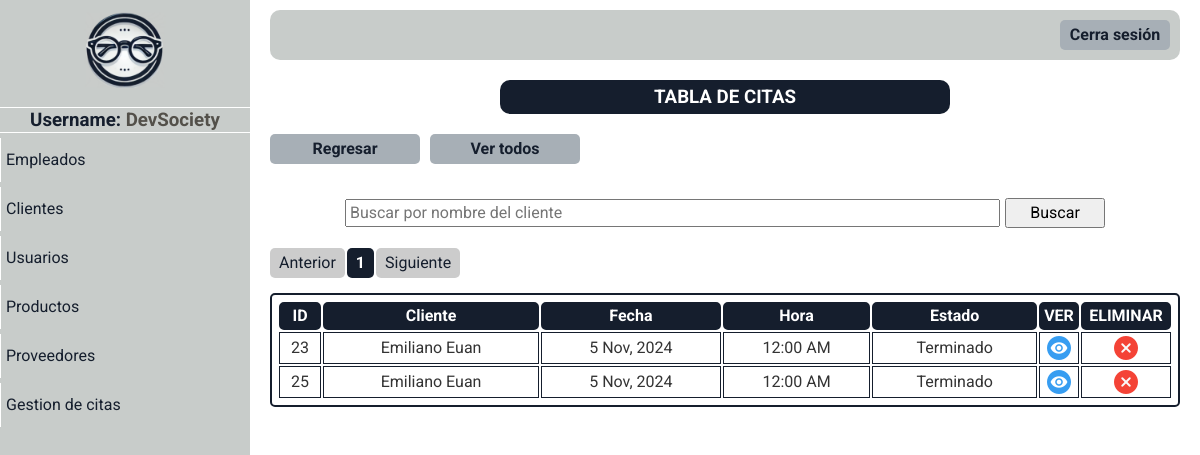
/paginas/mostrar_h.php (signed in), run on the app's committed database.
### tables this page shows
CREATE TABLE `empleados` (
  `id_empleado` int(10) NOT NULL,
  `nombres` varchar(100) DEFAULT NULL,
  `apellidos` varchar(100) DEFAULT NULL,
  `correo` varchar(100) DEFAULT NULL,
  `telefono` varchar(15) DEFAULT NULL,
  `direccion` varchar(255) DEFAULT NULL,
  `rol` varchar(50) DEFAULT NULL,
  `fecha_contratacion` date DEFAULT NULL,
  `usuario` varchar(50) DEFAULT NULL,
  `contrasena` varchar(255) DEFAULT NULL,
  `libre` varchar(100) DEFAULT NULL
);

CREATE TABLE `citas` (
  `id_cita` int(11) NOT NULL,
  `id_cliente` int(11) NOT NULL,
  `id_empleado` int(11) DEFAULT NULL,
  `fecha_cita` date DEFAULT NULL,
  `hora` time DEFAULT NULL,
  `motivo` text DEFAULT NULL,
  `estado` varchar(11) DEFAULT NULL
);

CREATE TABLE `clientes` (
  `id_cliente` int(5) NOT NULL,
  `nombres` varchar(100) DEFAULT NULL,
  `apellidos` varchar(100) DEFAULT NULL,
  `correo` varchar(100) DEFAULT NULL,
  `telefono` varchar(15) DEFAULT NULL,
  `direccion` varchar(255) DEFAULT NULL,
  `preescripcion` text DEFAULT NULL,
  `contrasena` varchar(255) DEFAULT NULL,
  `verificado` varchar(10) DEFAULT NULL,
  `rol` varchar(50) DEFAULT NULL,
  `libre` int(11) DEFAULT NULL,
  `libre2` int(11) DEFAULT NULL
);

### paginas/mostrar_h.php (the view, shortened to what this page needs)
<!DOCTYPE html>
<html lang="en">
<head>
</head>
<body>
    <?php include "menu_panel.php";
    require "../php/conexion.php";
    $datos = "SELECT ci.id_cita, cl.nombres, cl.apellidos, ci.fecha_cita, ci.hora, ci.estado FROM citas ci INNER JOIN clientes cl on ci.id_cliente = cl.id_cliente WHERE (ci.estado = 'Cancelado' OR ci.estado = 'Terminado')";
    $nombre = isset($_GET['busca_nombre']) ? $_GET['busca_nombre'] : "";
    $resultado = mysqli_query($conectar, $datos);
    $total_filas = $resultado->num_rows;
    $limite = 5;
    $paginas = ceil($total_filas / $limite);
    $pagina = (isset($_GET['pagina'])) ? $_GET['pagina'] : 1;
    $inicio = ($pagina - 1) * $limite;
    $paginacion = " LIMIT $inicio, $limite";
    $datos .= $paginacion;
    $resultado = mysqli_query($conectar, $datos);
    $concatparams = ($nombre != "") ? "&busca_nombre=" . $nombre : "";
    ?>
    <div class="usuarios-content main-content">
        <div class="titulo">
            <h3>TABLA DE CITAS</h3>
        </div>
        <div class="opciones-btn">
            <div class="btn-nuevo-cliente btn">
                <a href="./mostrar_citas.php">Regresar</a>
            </div>
            <div class="btn-nuevo-cliente btn">
                <a href="./mostrar_historial_citas.php">Ver todos</a>
            </div>
        </div><br>
        <div class="buscador-titulo">
            <form action="./mostrar_historial_citas.php">
                <input type="text" name="busca_nombre" value="<?php echo $nombre ?>" placeholder="Buscar por nombre del cliente">
                <button class="btn-form" type="submit" name="buscar">Buscar </button>
            </form>
        </div>
        <nav class="pagination">
            <ul class="pagination-list">
                <li class="pag-item <?php echo ($pagina <= 1) ? 'disable' : ''; ?>">
                    <a href="./mostrar_historial_citas.php?pagina=<?php echo ($pagina > 1) ? $pagina - 1 : 1;
                                                        echo $concatparams; ?>">Anterior</a>
                </li>
                <?php for ($i = 1; $i <= $paginas; $i++): ?>
                    <li class="pag-item <?php echo ($pagina == $i) ? 'active' : ''; ?>">
                        <a href="./mostrar_historial_citas.php?pagina=<?php echo $i . $concatparams; ?>">
                            <?php echo $i; ?>
                        </a>
                    </li>
                <?php endfor; ?>
                <li class="pag-item <?php echo ($pagina >= $paginas) ? 'disable' : ''; ?>">
                    <a href="./mostrar_historial_citas.php?pagina=<?php echo ($pagina < $paginas) ? $pagina + 1 : $paginas;
                                                        echo $concatparams; ?>">Siguiente</a>
                </li>
            </ul>
        </nav>
        <table>
            <tr>
                <th>ID</th>
                <th>Cliente</th>
                <th>Fecha</th>
                <th>Hora</th>
                <th>Estado</th>
                <th>VER</th>
                <th>ELIMINAR</th>
            </tr>
            <?php
            while ($fila = mysqli_fetch_assoc($resultado)) {
            ?>
                <tr>
                    <td><?php echo $fila['id_cita']; ?></td>
                    <td><?php echo $fila['nombres'] . " " . $fila['apellidos']; ?></td>
                    <td> <?php
                            $fecha = $fila['fecha_cita'];
                            $fecha_formateada = date("j M, Y", strtotime($fecha));
                            echo $fecha_formateada;
                            ?></td>
                    <td><?php
                        $hora = $fila['hora'];
                        $hora_formateada = date("g:i A", strtotime($hora));
                        echo $hora_formateada;
                        ?></td>
                    <td><?php echo $fila['estado']; ?></td>
                    <td class="btn-ver"> <a href="../paginas/ver_cita.php?id=<?php echo $fila['id_cita']; ?>"><img src="../imagenes/ojo.png" alt=""></a></td>
                    <td class="btn-eliminar">
                        <a href="#" onclick="validar('../php/delete_cita.php?id=<?php echo $fila['id_cita'] ?>', '<?php echo addslashes($fila['nombres']) . ' ' . addslashes($fila['apellidos']) ?>')">
                            <img src="../imagenes/borrar.png" alt="">
                        </a>
                    </td>
                </tr>
            <?php
            }
            ?>
        </table>
    </div>
</body>
</html>

### paginas/menu_panel.php (shortened to what this page needs)
<?php
require '../php/conexion.php';
$query_empleado = "SELECT rol, usuario FROM empleados WHERE id_empleado = ? LIMIT 1";
$consulta_empleado = $conectar->prepare($query_empleado);
$consulta_empleado->bind_param("s", $_SESSION['id']);
$consulta_empleado->execute();
$resultado_empleado = $consulta_empleado->get_result();
$info_empleado = $resultado_empleado->fetch_assoc();
if ($resultado_empleado->num_rows > 0) {
    if ($_SESSION['rol'] == 'Administrador') {
        $options = '
        <a href="./mostrar_empleados.php">Empleados</a>
        <a href="./mostrar_clientes.php">Clientes</a>
        <a href="./mostrar_usuarios.php">Usuarios</a>
        <a href="./mostrar_productos.php">Productos</a>
        <a href="./mostrar_proveedores.php">Proveedores</a>
        <a href="./mostrar_citas.php">Gestion de citas</a>
    ';
    } else if ($_SESSION['rol'] == 'Empleado') {
        $options = '
        <a href="./mostrar_clientes.php">Clientes</a>
        <a href="./mostrar_productos.php">Productos</a>
        <a href="./mostrar_proveedores.php">Proveedores</a>
        <a href="#">Gestión de citas</a>
        ';
    }
} else {
    require "../php/salir.php";
}
?>
<!DOCTYPE html>
<html lang="en">
<head>
    <link rel="stylesheet" href="../css/normalize.css">
    <link rel="stylesheet" href="../css/style.css">
</head>
</head>
<body>
    <div class="container-menu-lateral">
        <div class="sidebar">
            <div class="sidebar-logo">
                <a href="./dashboard.php"><img src="../imagenes/logo.png" alt=""></a>
            </div>
            <hr>
            <h3>Username: <span><?php echo $info_empleado['usuario'] ?></span></h3>
            <hr>
            <div class="btn-sidebar">
                <?php echo $options ?>
            </div>
        </div>
    </div>
    <div class="main-content">
        <header class="header">
            <div class="btn-cerrar-sesion btn"><a href="../php/salir.php">Cerra sesión</a></div>
        </header>
    </div>
</body>
</html>

### css/style.css (style rules this page uses)
:root { --color0: #ffffff; --color1: #c8ccca; --color2: #151e2d; --color3: #a7afb6; --color4: #53504a; }
* { box-sizing: border-box; margin: 0; padding: 0; }
*, *::before, *::after { box-sizing: inherit; }
html { font-size: 62.5%; box-sizing: border-box; }
body { font-family: "Roboto"; font-size: 16px; line-height: 24px; color: #333; height: 100vh; }
.main-content { flex-grow: 1; padding: 10px 20px; margin-left: 250px; }
.btn { display: flex; cursor: pointer; width: 110px; height: 30px; background-color: var(--color3); justify-content: center; align-items: center; border-radius: 5px; font-weight: bold; }
.btn a { display: flex; color: var(--color2); text-decoration: none; height: 100%; width: 100%; justify-content: center; transition: 0.4s ease-out; align-items: center; }
.btn-form { width: 100px; height: 30px; cursor: pointer; transition: 0.4s ease-out; }
.opciones-btn { display: flex; gap: 10px; margin-top: 20px; }
.container-menu-lateral { display: flex; height: 100%; position: fixed; }
.sidebar { text-align: center; width: 250px; background-color: var(--color1); color: var(--color0); }
.sidebar h3 { color: var(--color2); }
.sidebar hr { max-width: 250px; background-color: var(--color0); height: 1px; border: none; }
.btn-sidebar a { text-align: start; display: flex; align-items: center; color: var(--color2); text-decoration: none; padding: 10px 5px; margin: 5px 0; width: 100%; border-left: var(--color0) solid 0.5px; transition: font-size 0.2s ease-out; }
.sidebar-logo img { width: 100px; }
.header { display: flex; align-items: center; justify-content: end; background-color: var(--color1); height: 50px; border-radius: 10px; padding: 10px; }
.titulo { width: 450px; text-align: center; margin: auto; background-color: var(--color2); padding: 5px; color: var(--color0); border-radius: 10px; margin-bottom: 5px; }
table { border: var(--color2) solid 2px; margin: auto; margin-top: 15px; padding: 5px; width: 100%; border-radius: 5px; }
th { background-color: var(--color2); border: 2px var(--color2) solid; color: var(--color0); border-radius: 5px; }
td { text-align: center; border: var(--color2) solid 1px; }
td a { display: flex; justify-content: center; align-items: center; padding: 3px 0; }
.btn-eliminar { width: 90px; transition: 0.3s ease-out; }
.btn-ver { width: 40px; transition: 0.3s ease-out; }
.btn-nuevo-cliente { width: 150px; }
span { color: var(--color4); }
.buscador-titulo form { display: flex; justify-content: center; align-items: center; height: 40px; width: 90%; gap: 5px; }
.buscador-titulo input { width: 80%; padding: 3px; }
.buscador-titulo { display: flex; width: 100%; height: 50px; justify-content: center; align-items: center; }
.pagination { display: flex; margin: 10px 0; }
.pagination-list { list-style: none; display: flex; gap: 2px; padding: 0; }
.pag-item { border-radius: 5px; overflow: hidden; }
.pag-item a { display: block; width: 100%; height: 100%; padding: 3px 9px; font-size: 16px; color: var(--color2); background-color: var(--color3); text-align: center; text-decoration: none; transition: background-color 0.3s, color 0.3s; }
.pag-item.active a { background-color: var(--color2); color: var(--color0); font-weight: bold; cursor: default; }
.disable a { pointer-events: none; background-color: #ccc; }

### data on the page
empleados: usuario "DevSociety"
citas: id_cita "23", id_cliente.nombres "Emiliano", id_cliente.apellidos "Euan", fecha_cita "5 Nov, 2024", hora_formateada "12:00 AM", estado "Terminado"
citas: id_cita "25", id_cliente.nombres "Emiliano", id_cliente.apellidos "Euan", fecha_cita "5 Nov, 2024", hora_formateada "12:00 AM", estado "Terminado"
